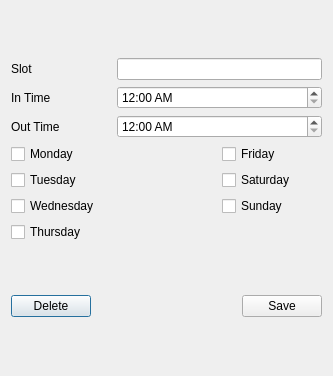
<?xml version="1.0" encoding="UTF-8"?>
<ui version="4.0">
 <class>shift_popup</class>
 <widget class="QDialog" name="shift_popup">
  <property name="geometry">
   <rect>
    <x>0</x>
    <y>0</y>
    <width>333</width>
    <height>376</height>
   </rect>
  </property>
  <property name="windowTitle">
   <string>Shift</string>
  </property>
  <layout class="QGridLayout" name="gridLayout_2">
   <item row="0" column="0" colspan="3">
    <layout class="QGridLayout" name="gridLayout">
     <item row="0" column="0">
      <widget class="QLabel" name="label">
       <property name="text">
        <string>Slot</string>
       </property>
      </widget>
     </item>
     <item row="0" column="1" colspan="2">
      <widget class="QLineEdit" name="shift_name_linedit"/>
     </item>
     <item row="1" column="0">
      <widget class="QLabel" name="label_2">
       <property name="text">
        <string>In Time</string>
       </property>
      </widget>
     </item>
     <item row="2" column="0">
      <widget class="QLabel" name="label_3">
       <property name="text">
        <string>Out Time</string>
       </property>
      </widget>
     </item>
     <item row="3" column="0">
      <widget class="QCheckBox" name="shift_mon_checkbox">
       <property name="text">
        <string>Monday</string>
       </property>
      </widget>
     </item>
     <item row="3" column="2">
      <widget class="QCheckBox" name="shift_fri_checkbox">
       <property name="text">
        <string>Friday</string>
       </property>
      </widget>
     </item>
     <item row="4" column="0">
      <widget class="QCheckBox" name="shift_tue_checkbox">
       <property name="text">
        <string>Tuesday</string>
       </property>
      </widget>
     </item>
     <item row="4" column="2">
      <widget class="QCheckBox" name="shift_sat_checkbox">
       <property name="text">
        <string>Saturday</string>
       </property>
      </widget>
     </item>
     <item row="5" column="0" colspan="2">
      <widget class="QCheckBox" name="shift_wed_checkbox">
       <property name="text">
        <string>Wednesday</string>
       </property>
      </widget>
     </item>
     <item row="5" column="2">
      <widget class="QCheckBox" name="shift_sun_checkbox">
       <property name="text">
        <string>Sunday</string>
       </property>
      </widget>
     </item>
     <item row="6" column="0" colspan="2">
      <widget class="QCheckBox" name="shift_thu_checkbox">
       <property name="text">
        <string>Thursday</string>
       </property>
      </widget>
     </item>
     <item row="1" column="1" colspan="2">
      <widget class="QTimeEdit" name="shift_intime_timeedit">
       <property name="displayFormat">
        <string>hh:mm AP</string>
       </property>
      </widget>
     </item>
     <item row="2" column="1" colspan="2">
      <widget class="QTimeEdit" name="shift_outtime_timeedit">
       <property name="displayFormat">
        <string>hh:mm AP</string>
       </property>
      </widget>
     </item>
    </layout>
   </item>
   <item row="1" column="0">
    <widget class="QPushButton" name="shift_delete_button">
     <property name="text">
      <string>Delete</string>
     </property>
    </widget>
   </item>
   <item row="1" column="1">
    <spacer name="horizontalSpacer">
     <property name="orientation">
      <enum>Qt::Horizontal</enum>
     </property>
     <property name="sizeHint" stdset="0">
      <size>
       <width>130</width>
       <height>20</height>
      </size>
     </property>
    </spacer>
   </item>
   <item row="1" column="2">
    <widget class="QPushButton" name="shift_save_button">
     <property name="text">
      <string>Save</string>
     </property>
    </widget>
   </item>
  </layout>
  <zorder>shift_save_button</zorder>
  <zorder>shift_delete_button</zorder>
  <zorder>horizontalSpacer</zorder>
 </widget>
 <tabstops>
  <tabstop>shift_name_linedit</tabstop>
  <tabstop>shift_intime_timeedit</tabstop>
  <tabstop>shift_outtime_timeedit</tabstop>
  <tabstop>shift_mon_checkbox</tabstop>
  <tabstop>shift_tue_checkbox</tabstop>
  <tabstop>shift_wed_checkbox</tabstop>
  <tabstop>shift_thu_checkbox</tabstop>
  <tabstop>shift_fri_checkbox</tabstop>
  <tabstop>shift_sat_checkbox</tabstop>
  <tabstop>shift_sun_checkbox</tabstop>
  <tabstop>shift_save_button</tabstop>
  <tabstop>shift_delete_button</tabstop>
 </tabstops>
 <resources/>
 <connections/>
</ui>
